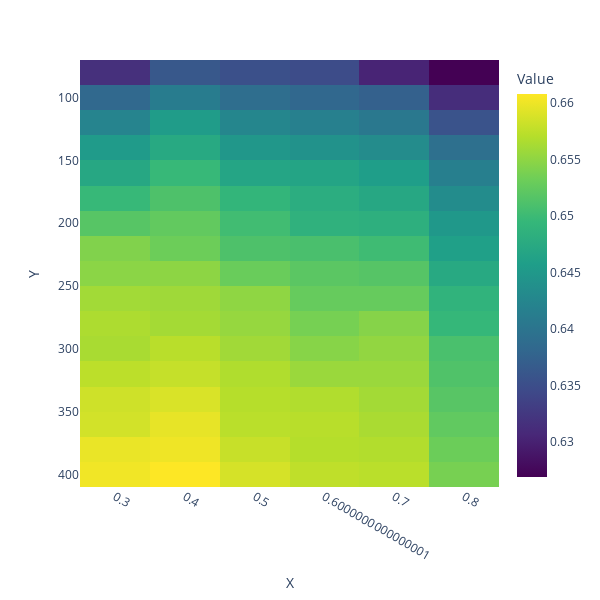

The notebook cell this image was saved under:
### Code cell
df = pd.DataFrame(results, columns=['X', 'Y', 'Value'])

fig = px.imshow(df.pivot_table(index='Y', columns='X', values='Value'),
                labels=dict(x="X", y="Y", color="Value"),
                x=df['X'].unique(),
                y=df['Y'].unique(),
                color_continuous_scale='Viridis',
                width=600, 
                height=600)

fig.update_xaxes(type='category')

### Figure 1 — Plotly figure (JSON) as saved in the notebook; plotly's stock layout.template omitted (floating-point values rounded to 4 significant figures)
{"data": [{"coloraxis": "coloraxis", "hovertemplate": "X: %{x}<br>Y: %{y}<br>Value: %{z}<extra></extra>", "name": "0", "type": "heatmap", "x": [0.3, 0.4, 0.5, 0.6, 0.7, 0.8], "xaxis": "x", "y": [80, 100, 120, 140, 160, 180, 200, 220, 240, 260, 280, 300, 320, 340, 360, 380, 400], "yaxis": "y", "z": [[0.6316, 0.6362, 0.6353, 0.6347, 0.6303, 0.6269], [0.6383, 0.6412, 0.639, 0.6382, 0.6374, 0.6313], [0.6422, 0.6454, 0.6425, 0.6417, 0.6406, 0.6356], [0.6453, 0.6473, 0.6448, 0.6441, 0.6433, 0.6394], [0.6471, 0.6496, 0.6468, 0.6467, 0.6457, 0.6415], [0.6496, 0.6512, 0.6492, 0.648, 0.647, 0.6433], [0.6518, 0.6525, 0.6503, 0.6487, 0.6484, 0.645], [0.6543, 0.6532, 0.6512, 0.6509, 0.6502, 0.646], [0.6548, 0.6549, 0.6529, 0.652, 0.6517, 0.6473], [0.6561, 0.6559, 0.6551, 0.6528, 0.6527, 0.6489], [0.6566, 0.6562, 0.6554, 0.6537, 0.6545, 0.6495], [0.6564, 0.6573, 0.656, 0.6546, 0.6552, 0.6509], [0.6574, 0.6579, 0.6568, 0.6556, 0.6556, 0.6513], [0.6584, 0.6589, 0.6571, 0.6568, 0.6561, 0.6518], [0.6586, 0.6597, 0.6573, 0.6572, 0.6564, 0.6524], [0.6598, 0.6601, 0.658, 0.657, 0.6569, 0.6531], [0.6602, 0.6608, 0.6587, 0.6576, 0.6573, 0.6537]]}], "layout": {"coloraxis": {"colorbar": {"title": {"text": "Value"}}, "colorscale": [[0, "#440154"], [0.1111, "#482878"], [0.2222, "#3e4989"], [0.3333, "#31688e"], [0.4444, "#26828e"], [0.5556, "#1f9e89"], [0.6667, "#35b779"], [0.7778, "#6ece58"], [0.8889, "#b5de2b"], [1, "#fde725"]]}, "height": 600, "margin": {"t": 60}, "width": 600, "xaxis": {"anchor": "y", "constrain": "domain", "domain": [0, 1], "scaleanchor": "y", "title": {"text": "X"}, "type": "category"}, "yaxis": {"anchor": "x", "autorange": "reversed", "constrain": "domain", "domain": [0, 1], "title": {"text": "Y"}}}}
